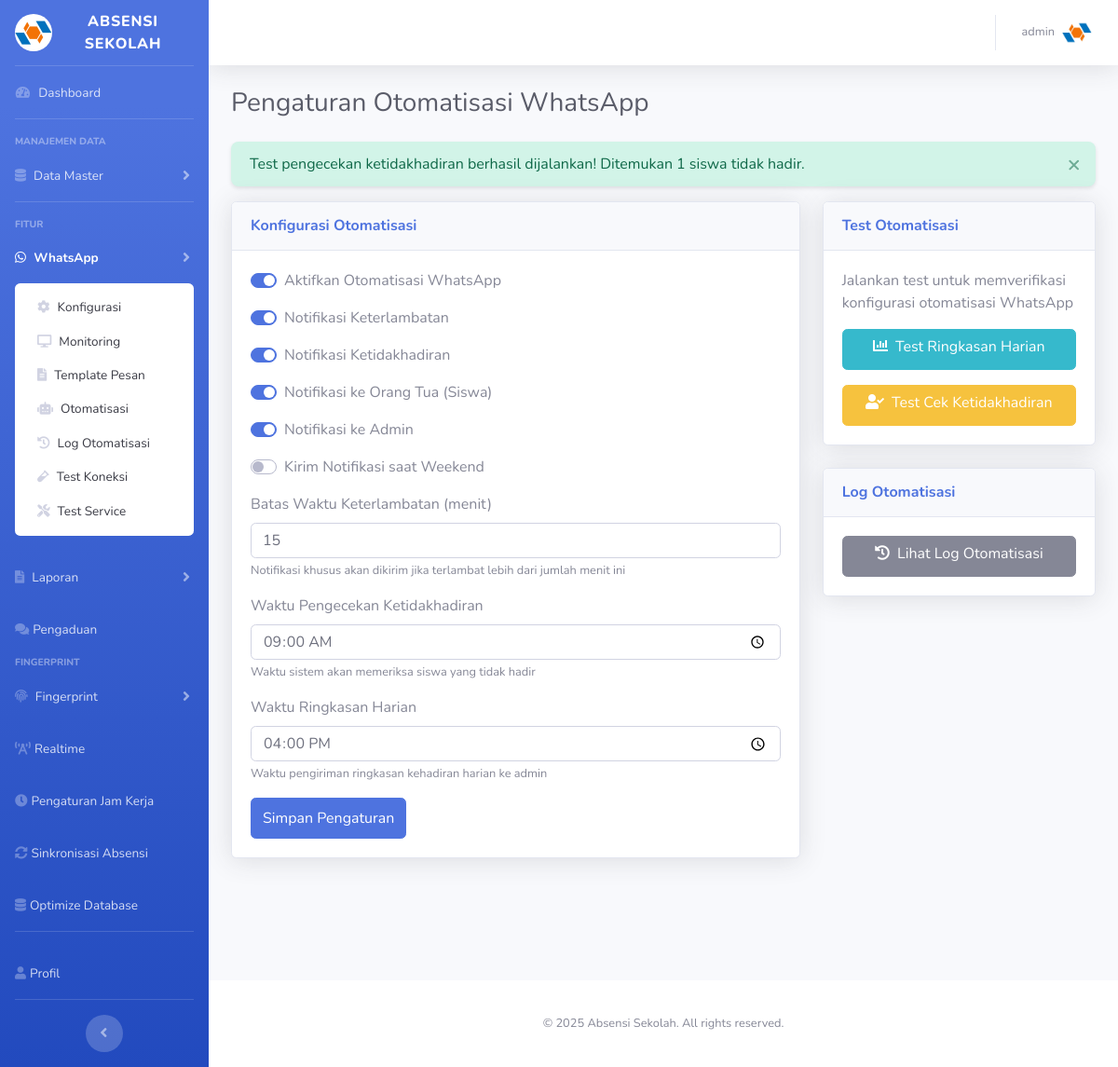
Screenshot of /admin/whatsapp/automation_settings.php?test_notification=absent_check (signed in) with the database file from the repository.
### tables this page shows
CREATE TABLE IF NOT EXISTS `whatsapp_automation_config` (
  `id` int(11) NOT NULL AUTO_INCREMENT,
  `notify_late_arrival` tinyint(1) NOT NULL DEFAULT 1,
  `notify_absence` tinyint(1) NOT NULL DEFAULT 1,
  `notify_parents` tinyint(1) NOT NULL DEFAULT 1,
  `notify_admin` tinyint(1) NOT NULL DEFAULT 1,
  `late_threshold_minutes` int(11) NOT NULL DEFAULT 15,
  `absence_check_time` time NOT NULL DEFAULT '09:00:00',
  `daily_summary_time` time NOT NULL DEFAULT '16:00:00',
  `weekend_notifications` tinyint(1) NOT NULL DEFAULT 0,
  `is_active` tinyint(1) NOT NULL DEFAULT 1,
  `created_at` timestamp NOT NULL DEFAULT CURRENT_TIMESTAMP,
  `updated_at` timestamp NOT NULL DEFAULT CURRENT_TIMESTAMP ON UPDATE CURRENT_TIMESTAMP,
  PRIMARY KEY (`id`)
);

### includes/attendance_whatsapp_automation.php (called while the page is built, shortened)
<?php
require_once __DIR__ . '/wa_util.php';
class AttendanceWhatsAppAutomation {
    private $conn;
    private $config;
    public function __construct($conn = null) {
        $globalConn = $conn;
        $this->conn = $conn ?: $globalConn;
        $this->waService = new WhatsAppService($this->conn);
        $this->loadConfig();
    }
    private function loadConfig() {
        $stmt = $this->conn->prepare("
            SELECT * FROM whatsapp_automation_config
            WHERE is_active = 1
            LIMIT 1
        ");
        $stmt->execute();
        $this->config = $stmt->fetch(PDO::FETCH_ASSOC);
    }
    private function handleAttendanceAbsent($user_info, $timestamp) {
        $template_data = [
            'nama' => $user_info['nama'],
            'tanggal' => date('d/m/Y', strtotime($timestamp)),
            'status' => 'TIDAK HADIR'
        ];
        if ($this->config['notify_admin']) {
            $this->notifyAdmin($user_info, 'absence_alert', $template_data);
        }
    }
    public function checkAbsentStudents($date = null) {
        $date = $date ?: date('Y-m-d');
        $check_time = $this->config['absence_check_time'];
        try {
            $stmt = $this->conn->prepare("
                SELECT s.*, u.name as nama, u.phone as no_hp, k.nama_kelas,
                       COALESCE(asis.status_kehadiran, 'tidak_hadir') as status
                FROM siswa s
                JOIN users u ON s.user_id = u.id
                JOIN kelas k ON s.id_kelas = k.id_kelas
                LEFT JOIN absensi_siswa asis ON s.id_siswa = asis.id_siswa
                    AND asis.tanggal = ?
                WHERE asis.id_absensi_siswa IS NULL OR asis.status_kehadiran = 'Alfa'
            ");
            $stmt->execute([$date]);
            $absent_students = $stmt->fetchAll(PDO::FETCH_ASSOC);
            foreach ($absent_students as $student) {
                $this->handleAttendanceAbsent([
                    'nama' => $student['nama'],
                    'no_hp' => $student['no_hp'],
                    'user_type' => 'siswa',
                    'kelas' => $student['nama_kelas'],
                    'no_hp_ortu' => null
                ], $date . ' ' . $check_time);
            }
            return ['success' => true, 'absent_count' => count($absent_students)];
        } catch (Exception $e) {
            error_log("Absent Check Error: " . $e->getMessage());
            return ['success' => false, 'message' => $e->getMessage()];
        }
    }
    private function notifyParents($user_info, $template_name, $template_data) {
        $parent_phone = null;
    }
    private function notifyAdmin($user_info, $template_name, $template_data) {
        $admin_phones = $this->getAdminPhones();
    }
    private function getAdminPhones() {
        $stmt = $this->conn->prepare("
            SELECT phone as no_hp FROM users
            WHERE role = 'admin' AND phone IS NOT NULL
        ");
        $stmt->execute();
        return array_column($stmt->fetchAll(PDO::FETCH_ASSOC), 'no_hp');
    }
}
function checkAbsentStudents($date = null) {
    global $conn;
    $automation = new AttendanceWhatsAppAutomation($conn);
    return $automation->checkAbsentStudents($date);
}
?>

### includes/wa_util.php (called while the page is built, shortened)
<?php
class WhatsAppService {
    private $conn;
    public function __construct($conn = null) {
        $this->conn = $conn;
        $this->loadConfig();
    }
    private function loadConfig() {
        $sql = "SELECT * FROM whatsapp_config LIMIT 1";
        $stmt = $this->conn->prepare($sql);
        if (!$stmt->execute()) throw new Exception('Database error: ' . $stmt->errorInfo()[2]);
        $this->config = $stmt->fetch(PDO::FETCH_ASSOC);
    }
}

### admin/whatsapp/automation_settings.php (the view, shortened to what this page needs)
<?php
include '../../templates/header.php';
include '../../templates/sidebar.php';
require_once __DIR__ . '/../../includes/attendance_whatsapp_automation.php';
$config = null;
$message = '';
$status = '';
try {
    $stmt = $conn->prepare("
        SELECT * FROM whatsapp_automation_config
        LIMIT 1
    ");
    $stmt->execute();
    $config = $stmt->fetch(PDO::FETCH_ASSOC);
} catch (Exception $e) {
    $message = 'Error mengambil konfigurasi: ' . $e->getMessage();
    $status = 'danger';
}
if (isset($_GET['test_notification'])) {
    try {
        $test_type = $_GET['test_notification'];
        switch ($test_type) {
            case 'absent_check':
                $result = checkAbsentStudents();
                if ($result['success']) {
                    $message = 'Test pengecekan ketidakhadiran berhasil dijalankan! Ditemukan ' . $result['absent_count'] . ' siswa tidak hadir.';
                    $status = 'success';
                } else {
                    $message = 'Test pengecekan ketidakhadiran gagal: ' . $result['message'];
                    $status = 'danger';
                }
                break;
        }
    } catch (Exception $e) {
        $message = 'Error test notifikasi: ' . $e->getMessage();
        $status = 'danger';
    }
}
?>
<div id="content-wrapper" class="d-flex flex-column">
    <div id="content">
        <?php include '../../templates/navbar.php'; ?>
        <div class="container-fluid">
            <div class="d-sm-flex align-items-center justify-content-between mb-4">
                <h1 class="h3 mb-0 text-gray-800">Pengaturan Otomatisasi WhatsApp</h1>
            </div>
            <?php if (!empty($message)): ?>
                <div class="alert alert-<?= $status ?> alert-dismissible fade show" role="alert">
                    <?= $message ?>
                    <button type="button" class="close" data-dismiss="alert" aria-label="Close">
                        <span aria-hidden="true">&times;</span>
                    </button>
                </div>
            <?php endif; ?>
            <div class="row">
                <div class="col-lg-8">
                    <div class="card shadow mb-4">
                        <div class="card-header py-3">
                            <h6 class="m-0 font-weight-bold text-primary">Konfigurasi Otomatisasi</h6>
                        </div>
                        <div class="card-body">
                            <form method="post">
                                <div class="form-group">
                                    <div class="custom-control custom-switch">
                                        <label class="custom-control-label" for="is_active">Aktifkan Otomatisasi WhatsApp</label>
                                    </div>
                                </div>
                                <div class="form-group">
                                    <div class="custom-control custom-switch">
                                        <label class="custom-control-label" for="notify_late_arrival">Notifikasi Keterlambatan</label>
                                    </div>
                                </div>
                                <div class="form-group">
                                    <div class="custom-control custom-switch">
                                        <label class="custom-control-label" for="notify_absence">Notifikasi Ketidakhadiran</label>
                                    </div>
                                </div>
                                <div class="form-group">
                                    <div class="custom-control custom-switch">
                                        <label class="custom-control-label" for="notify_parents">Notifikasi ke Orang Tua (Siswa)</label>
                                    </div>
                                </div>
                                <div class="form-group">
                                    <div class="custom-control custom-switch">
                                        <label class="custom-control-label" for="notify_admin">Notifikasi ke Admin</label>
                                    </div>
                                </div>
                                <div class="form-group">
                                    <div class="custom-control custom-switch">
                                        <label class="custom-control-label" for="weekend_notifications">Kirim Notifikasi saat Weekend</label>
                                    </div>
                                </div>
                                <div class="form-group">
                                    <label for="late_threshold_minutes">Batas Waktu Keterlambatan (menit)</label>
                                    <input type="number" class="form-control" id="late_threshold_minutes" name="late_threshold_minutes"
                                           value="<?= htmlspecialchars(isset($config['late_threshold_minutes']) ? $config['late_threshold_minutes'] : '15') ?>" min="1" max="120">
                                    <small class="form-text text-muted">Notifikasi khusus akan dikirim jika terlambat lebih dari jumlah menit ini</small>
                                </div>
                                <div class="form-group">
                                    <label for="absence_check_time">Waktu Pengecekan Ketidakhadiran</label>
                                    <input type="time" class="form-control" id="absence_check_time" name="absence_check_time"
                                           value="<?= htmlspecialchars(isset($config['absence_check_time']) ? substr($config['absence_check_time'], 0, 5) : '09:00') ?>">
                                    <small class="form-text text-muted">Waktu sistem akan memeriksa siswa yang tidak hadir</small>
                                </div>
                                <div class="form-group">
                                    <label for="daily_summary_time">Waktu Ringkasan Harian</label>
                                    <input type="time" class="form-control" id="daily_summary_time" name="daily_summary_time"
                                           value="<?= htmlspecialchars(isset($config['daily_summary_time']) ? substr($config['daily_summary_time'], 0, 5) : '16:00') ?>">
                                    <small class="form-text text-muted">Waktu pengiriman ringkasan kehadiran harian ke admin</small>
                                </div>
                                <button type="submit" class="btn btn-primary">Simpan Pengaturan</button>
                            </form>
                        </div>
                    </div>
                </div>
                <div class="col-lg-4">
                    <div class="card shadow mb-4">
                        <div class="card-header py-3">
                            <h6 class="m-0 font-weight-bold text-primary">Test Otomatisasi</h6>
                        </div>
                        <div class="card-body">
                            <p class="text-muted">Jalankan test untuk memverifikasi konfigurasi otomatisasi WhatsApp</p>
                            <a href="?test_notification=daily_summary" class="btn btn-info btn-block mb-3">
                                <i class="fas fa-chart-bar mr-2"></i>Test Ringkasan Harian
                            </a>
                            <a href="?test_notification=absent_check" class="btn btn-warning btn-block">
                                <i class="fas fa-user-check mr-2"></i>Test Cek Ketidakhadiran
                            </a>
                        </div>
                    </div>
                    <div class="card shadow mb-4">
                        <div class="card-header py-3">
                            <h6 class="m-0 font-weight-bold text-primary">Log Otomatisasi</h6>
                        </div>
                        <div class="card-body">
                            <a href="automation_logs.php" class="btn btn-secondary btn-block">
                                <i class="fas fa-history mr-2"></i>Lihat Log Otomatisasi
                            </a>
                        </div>
                    </div>
                </div>
            </div>
        </div>
    </div>
    <?php include __DIR__ . '/../../templates/footer.php'; ?>
</div>
</body>
</html>

### assets/css/mobile-enhancements.css (style rules this page uses)
.btn { min-height: 44px; min-width: 44px; }
.alert { border-radius: 0.5rem; border: none; box-shadow: 0 2px 4px rgba(0,0,0,0.1); }
.alert-dismissible .close { padding: 0.75rem 1rem; color: inherit; }

### rows the page displays
whatsapp_automation_config: late_threshold_minutes "15", absence_check_time "09:00", daily_summary_time "16:00"

### other values shown
$message "Test pengecekan ketidakhadiran berhasil dijalankan! Ditemukan 1 siswa tidak hadir."
